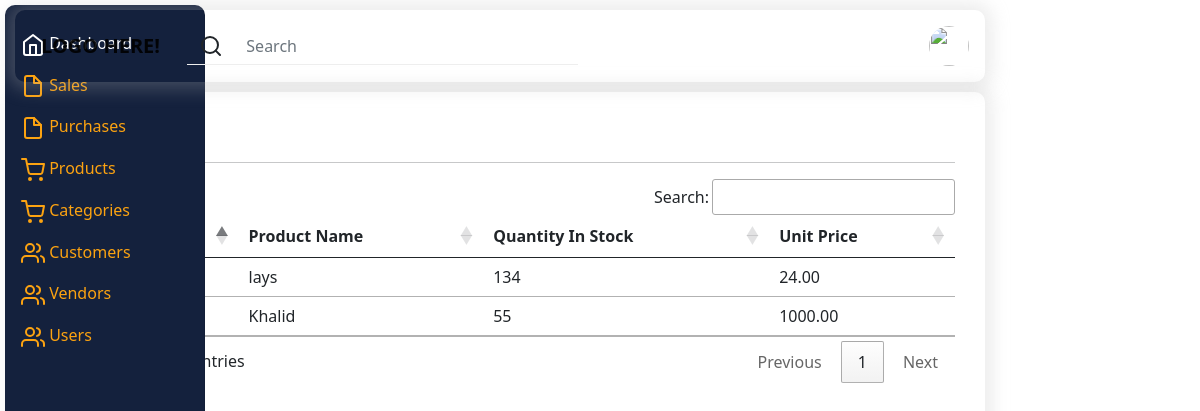
Screenshot of /products/view.php (signed in) with the database file from the repository.
### tables this page shows
CREATE TABLE `inventory` (
  `ProductID` int(11) NOT NULL,
  `ProductName` varchar(255) DEFAULT NULL,
  `Description` text DEFAULT NULL,
  `QuantityInStock` int(11) DEFAULT NULL,
  `UnitPrice` decimal(10,2) DEFAULT NULL,
  `ReorderLevel` int(11) DEFAULT NULL,
  `VendorID` int(11) DEFAULT NULL,
  `CategoryID` int(11) DEFAULT NULL
);

### products/view.php (the view, shortened to what this page needs)
<link rel="stylesheet" href="https://cdn.datatables.net/1.13.7/css/jquery.dataTables.css" />
<?php
include('../session.php');
include('../templates/header.php');
$sql = "SELECT * FROM inventory";
$result = $conn->query($sql);
if ($result->num_rows > 0) {
    echo "<h5>Stock   <a style='color:red;font-size:20px;text-decoration:none' href='/inventory_management/products/addproducts.php'>+</a> </h5><hr/>";
    echo "<table class='table ' id='invTable'>";
    echo "<thead><tr><th>Product Id</th><th>Product Name</th><th>Quantity In Stock</th><th>Unit Price</th></tr></thead>";
    while ($row = $result->fetch_assoc()) {
        echo "<tr>";
        echo "<td>" . $row["ProductID"] . "</td>";
        echo "<td>" . $row["ProductName"] . "</td>";
        echo "<td>" . $row["QuantityInStock"] . "</td>";
        echo "<td>" . $row["UnitPrice"] . "</td>";
        echo "</tr>";
    }
    echo "</table>";
} else {
    echo "No product found.";
}
?>

### templates/css/dashboard.css (style rules this page uses)
html, body { height: 100%; background-color: #FFFFFF; }

### rows the page displays
inventory: ProductName "lays", QuantityInStock "134", UnitPrice "24.00"
inventory: ProductName "Khalid", QuantityInStock "55", UnitPrice "1000.00"
